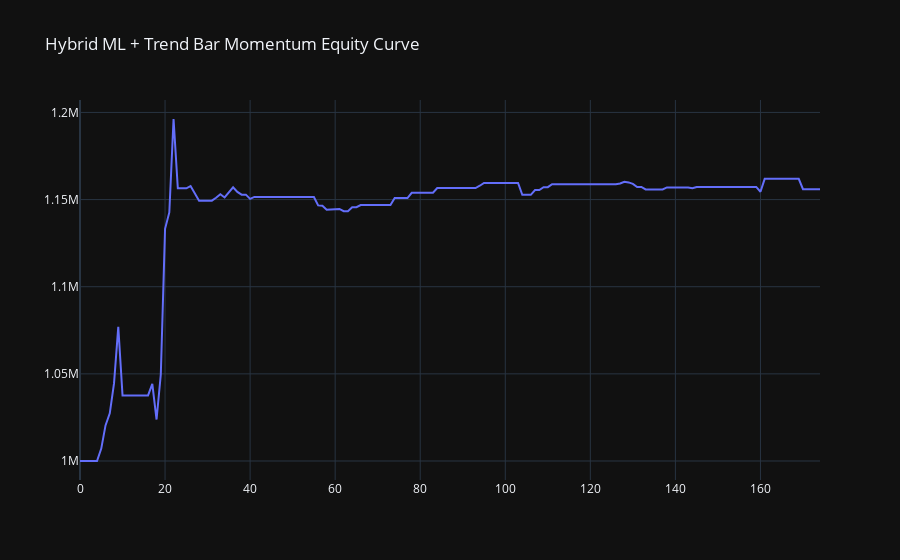

This figure's notebook cell:
### Code cell
import pandas as pd
import numpy as np
from math import sqrt
from sklearn.linear_model import LogisticRegression
from xgboost import XGBClassifier
from hmmlearn.hmm import GaussianHMM
import plotly.graph_objects as go
from openalgo import api

# =========================
# CONFIG
# =========================
SYMBOL = "IRCON"
EXCHANGE = "NSE"

TRAIN_INTERVAL = "D"
TEST_INTERVAL = "15m"

TRAIN_START = "2025-11-01"
TRAIN_END   = "2025-12-31"

TEST_START  = "2026-01-01"
TEST_END    = "2026-01-08"

INITIAL_CAPITAL = 1_000_000
RISK_PER_TRADE = 0.005   # 0.5%
STOP_LOSS_PCT = 0.005
TAKE_PROFIT_PCT = 0.028

OPENALGO_KEY = "945cf5ba60f139afd48ce073fef0c346a2cc52d72f0c10c58e30acb50e0cb030"
OPENALGO_HOST = "http://127.0.0.1:5000"

LIVE_TRADING = False

# =========================
# CONNECT
# =========================
client = api(api_key=OPENALGO_KEY, host=OPENALGO_HOST)

# =========================
# INDICATORS
# =========================
def compute_atr(df, n=14):
    hl = df["high"] - df["low"]
    hc = abs(df["high"] - df["close"].shift())
    lc = abs(df["low"] - df["close"].shift())
    tr = pd.concat([hl, hc, lc], axis=1).max(axis=1)
    return tr.rolling(n).mean()

def compute_rsi(series, n=14):
    delta = series.diff()
    gain = delta.clip(lower=0).rolling(n).mean()
    loss = (-delta.clip(upper=0)).rolling(n).mean()
    rs = gain / loss
    return 100 - (100 / (1 + rs))

# =========================
# FEATURES
# =========================
def create_features(df):
    df = df.copy()
    df["ret1"] = df["close"].pct_change()
    df["ret3"] = df["close"].pct_change(3)
    df["ema50"] = df["close"].ewm(span=50).mean()
    df["ema_dist"] = (df["close"] - df["ema50"]) / df["ema50"]
    df["rsi"] = compute_rsi(df["close"])
    df["atr"] = compute_atr(df)
    df["atr_pct"] = df["atr"] / df["close"]
    df["vol_chg"] = df["volume"].pct_change()
    df["y"] = np.where(df["close"].shift(-1) > df["close"], 1, 0)
    return df.dropna()

# =========================
# REGIME DETECTION
# =========================
def detect_regime(df):
    if len(df) < 20:
        df["regime"] = 0
        return df
    X = np.column_stack([df["ret1"], df["atr_pct"]])
    hmm = GaussianHMM(n_components=3, n_iter=200)
    hmm.fit(X)
    df["regime"] = hmm.predict(X)
    return df

# =========================
# TREND BAR MOMENTUM SIGNAL
# =========================
def trend_bar_signals(df):
    df["prev_high"] = df["high"].shift(1)
    df["prev_low"] = df["low"].shift(1)
    sig = np.zeros(len(df))
    sig[df["close"] > df["prev_high"]] = 1
    sig[df["close"] < df["prev_low"]] = -1
    return sig

# =========================
# BACKTEST ENGINE (Hybrid ML + Trend Bar)
# =========================
def backtest_hybrid(df, signals, risk_per_trade, stop_loss_pct, take_profit_pct):
    capital = INITIAL_CAPITAL
    position = 0
    entry_price = 0
    entry_time = None
    trade_log = []
    equity_curve = []
    pending_short = False

    for i in range(1, len(df) - 1):
        row = df.iloc[i]
        next_row = df.iloc[i + 1]
        price = row["close"]
        time = df.index[i]

        equity_curve.append(capital + (position * (price - entry_price) if position != 0 else 0))

        # Exit long
        if position > 0:
            sl = entry_price * (1 - stop_loss_pct)
            tp = entry_price * (1 + take_profit_pct)
            if price <= sl or price >= tp or signals[i] == -1:
                pnl = position * (price - entry_price)
                capital += pnl
                trade_log.append([entry_time, time, "LONG(CNC)", entry_price, price, pnl])
                position = 0

        # Execute short next day (MIS)
        if pending_short:
            entry_price_s = next_row["open"]
            entry_time_s = df.index[i + 1]
            risk_amount = capital * risk_per_trade
            qty = risk_amount / (entry_price_s * stop_loss_pct)
            exit_price_s = next_row["close"]
            exit_time_s = df.index[i + 1]
            pnl = -qty * (exit_price_s - entry_price_s)
            capital += pnl
            trade_log.append([entry_time_s, exit_time_s, "SHORT(MIS)", entry_price_s, exit_price_s, pnl])
            pending_short = False

        # Entry logic
        if position == 0:
            if signals[i] == 1:
                risk_amount = capital * risk_per_trade
                qty = risk_amount / (price * stop_loss_pct)
                position = qty
                entry_price = price
                entry_time = time
            elif signals[i] == -1:
                pending_short = True

    return capital, equity_curve, trade_log

# =========================
# DATA FETCH
# =========================
def get_data(start, end, interval):
    df = client.history(symbol=SYMBOL, exchange=EXCHANGE,
                        interval=interval, start_date=start, end_date=end)
    df.index = pd.to_datetime(df.index).tz_localize(None)
    return df

# =========================
# ML MODEL SELECTION
# =========================
MODELS = {
    "logistic": LogisticRegression(max_iter=500),
    "xgb": XGBClassifier(n_estimators=150, max_depth=3, verbosity=0)
}

def select_model(train_df, features):
    best_model = None
    best_score = -999
    for model in MODELS.values():
        model.fit(train_df[features], train_df["y"])
        preds = model.predict(train_df[features])
        sigs = np.where(preds == 1, 1, -1)
        
        _, equity_curve, _ = backtest_hybrid(
            train_df, sigs, RISK_PER_TRADE, STOP_LOSS_PCT, TAKE_PROFIT_PCT
        )
        returns = pd.Series(equity_curve).pct_change().dropna()
        sharpe = sqrt(252) * returns.mean() / returns.std() if returns.std() != 0 else 0

        if sharpe > best_score:
            best_score = sharpe
            best_model = model
    return best_model

# =========================
# MAIN
# =========================
def main():
    print("Fetching training data...")
    df_train = get_data(TRAIN_START, TRAIN_END, TRAIN_INTERVAL)
    print("Fetching test data...")
    df_test = get_data(TEST_START, TEST_END, TEST_INTERVAL)

    full_raw = pd.concat([df_train, df_test], axis=0)
    full_raw = full_raw[~full_raw.index.duplicated(keep="first")]
    full_raw = full_raw.sort_index()

    full_feat = create_features(full_raw)
    full_feat = detect_regime(full_feat)

    FEATURES = ["ret1", "ret3", "ema_dist", "rsi", "atr_pct", "vol_chg", "regime"]

    print("Selecting best ML model...")
    model = select_model(full_feat.loc[TRAIN_START:TRAIN_END], FEATURES)

    # ML signals
    full_feat["pred"] = model.predict(full_feat[FEATURES])
    full_feat["ml_signal"] = np.where(full_feat["pred"] == 1, 1, -1)

    # Trend Bar signals
    full_feat["tb_signal"] = trend_bar_signals(full_feat)

    # Hybrid: ML AND Trend Bar
    full_feat["hybrid_signal"] = np.where(
        (full_feat["ml_signal"] == 1) & (full_feat["tb_signal"] == 1), 1,
        np.where((full_feat["ml_signal"] == -1) & (full_feat["tb_signal"] == -1), -1, 0)
    )

    # Backtest hybrid
    capital, equity_curve, trade_log = backtest_hybrid(
        full_feat,
        full_feat["hybrid_signal"].values,
        RISK_PER_TRADE,
        STOP_LOSS_PCT,
        TAKE_PROFIT_PCT
    )

    trades_df = pd.DataFrame(trade_log, columns=[
        "Entry Time", "Exit Time", "Type", "Entry Price", "Exit Price", "PnL"
    ])
    csv_path = "hybrid_ml_trend_bar_trades.csv"
    trades_df.to_csv(csv_path, index=False)

    # Performance metrics
    equity_series = pd.Series(equity_curve).dropna()
    returns = equity_series.pct_change().dropna()
    total_return = (capital - INITIAL_CAPITAL) / INITIAL_CAPITAL
    years = len(full_feat) / 252
    cagr = (capital / INITIAL_CAPITAL) ** (1 / years) - 1 if years > 0 else 0
    sharpe = sqrt(252) * returns.mean() / returns.std() if returns.std() != 0 else 0
    drawdown = equity_series / equity_series.cummax() - 1
    max_dd = drawdown.min()
    win_rate = (trades_df["PnL"] > 0).mean() * 100 if len(trades_df) else 0

    print("\n========== PERFORMANCE ==========")
    print(f"Final Capital: ₹{capital:,.0f}")
    print(f"Total Return: {total_return*100:.2f}%")
    print(f"CAGR: {cagr*100:.2f}%")
    print(f"Sharpe Ratio: {sharpe:.2f}")
    print(f"Max Drawdown: {max_dd*100:.2f}%")
    print(f"Win Rate: {win_rate:.2f}%")
    print(f"Trades: {len(trades_df)}")
    print(f"Trade Log Exported: {csv_path}")

    # Plot equity
    fig = go.Figure()
    fig.add_trace(go.Scatter(y=equity_curve, name="Hybrid ML + Trend Bar Equity"))
    fig.update_layout(title="Hybrid ML + Trend Bar Momentum Equity Curve", template="plotly_dark")
    fig.show()

if __name__ == "__main__":
    main()

### Figure 1 — Plotly figure (JSON) as saved in the notebook; plotly's stock layout.template omitted (floating-point values rounded to 4 significant figures; data arrays with more than 128 entries replaced by an {"elided": "..."} marker saying what was removed)
{"data": [{"name": "Hybrid ML + Trend Bar Equity", "type": "scatter", "y": {"elided": "175 float values"}}], "layout": {"title": {"text": "Hybrid ML + Trend Bar Momentum Equity Curve"}}}
